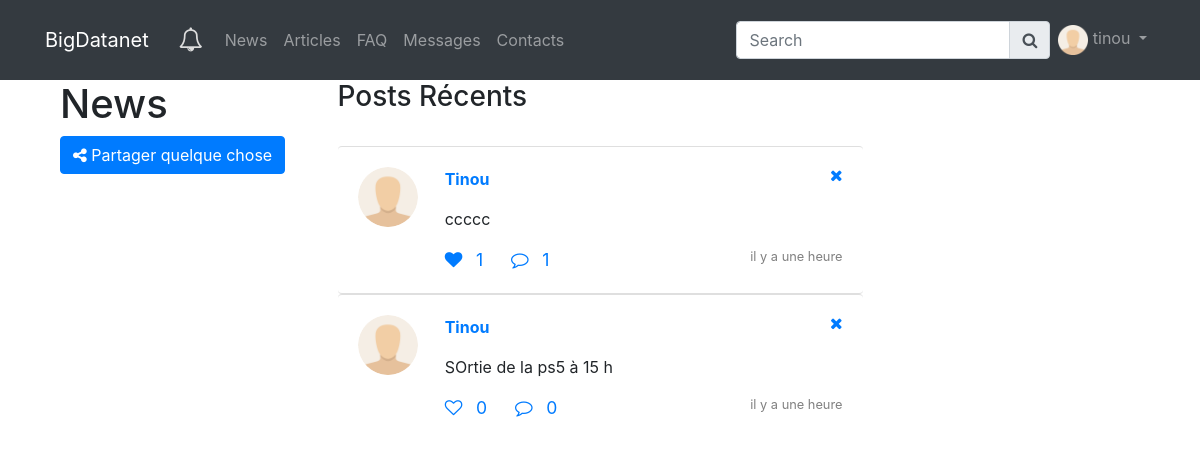
The app's page /news/ (signed in) with its own data.
### bootcamp/users/models.py (models this page shows, shortened)
class User(AbstractUser):
    name = models.CharField(_("User's name"), blank=True, max_length=255)
    picture = models.ImageField(
        _("Profile picture"), upload_to="profile_pics/", null=True, blank=True
    )
    location = models.CharField(_("Location"), max_length=50, null=True, blank=True)
    job_title = models.CharField(_("Job title"), max_length=50, null=True, blank=True)
    personal_url = models.URLField(
        _("Personal URL"), max_length=555, blank=True, null=True
    )
    facebook_account = models.URLField(
        _("Facebook profile"), max_length=255, blank=True, null=True
    )
    twitter_account = models.URLField(
        _("Twitter account"), max_length=255, blank=True, null=True
    )
    github_account = models.URLField(
        _("GitHub profile"), max_length=255, blank=True, null=True
    )
    linkedin_account = models.URLField(
        _("LinkedIn profile"), max_length=255, blank=True, null=True
    )
    short_bio = models.CharField(
        _("Describe yourself"), max_length=60, blank=True, null=True
    )
    bio = models.CharField(_("Short bio"), max_length=280, blank=True, null=True)
    def __str__(self):
        return self.username
    def get_profile_name(self):
        if self.name:
            return self.name
        return self.username

### bootcamp/news/models.py (models this page shows, shortened)
class News(models.Model):
    user = models.ForeignKey(
        settings.AUTH_USER_MODEL,
        null=True,
        related_name="publisher",
        on_delete=models.SET_NULL,
    )
    parent = models.ForeignKey(
        "self", blank=True, null=True, on_delete=models.CASCADE, related_name="thread"
    )
    timestamp = models.DateTimeField(auto_now_add=True)
    uuid_id = models.UUIDField(primary_key=True, default=uuid.uuid4, editable=False)
    content = models.TextField(max_length=280)
    liked = models.ManyToManyField(
        settings.AUTH_USER_MODEL, blank=True, related_name="liked_news"
    )
    reply = models.BooleanField(verbose_name=_("Is a reply?"), default=False)
    meta_url = models.CharField(max_length=2048, null=True)
    meta_type = models.CharField(max_length=255, null=True)
    meta_title = models.CharField(max_length=255, null=True)
    meta_description = models.TextField(max_length=255, null=True)
    meta_image = models.CharField(max_length=255, null=True)
    class Meta:
        verbose_name = _("News")
        verbose_name_plural = _("News")
        ordering = ("-timestamp",)
    def __str__(self):
        return str(self.content)
    def get_parent(self):
        if self.parent:
            return self.parent
        else:
            return self
    def get_thread(self):
        parent = self.get_parent()
        return parent.thread.all()
    def count_thread(self):
        return self.get_thread().count()
    def count_likers(self):
        return self.liked.count()
    def get_likers(self):
        return self.liked.all()

### bootcamp/news/views.py (the view)
class NewsListView(LoginRequiredMixin, ListView):
    model = News
    paginate_by = 15
    def get_queryset(self, **kwargs):
        return News.objects.filter(reply=False)

### bootcamp/news/templatetags/urlize_target_blank.py (called while the page is built)
@register.filter(is_safe=True, needs_autoescape=True)
@stringfilter
def urlize_target_blank(value, autoescape=None):
    return value.replace("<a", '<a target="_blank"')

### bootcamp/templates/news/news_list.html (shortened to what this page needs)
{% extends 'base.html' %}
{% load static i18n humanize %}
{% load thumbnail %}
{% block head %}
  <link href="{% static 'css/news.css' %}?v=1" rel="stylesheet">
{% endblock head %}
{% block content %}
    <div class="container">
      <div class="row">
        <div class="col-md-3">
          <h1>{% trans 'News' %}</h1>
          <button type="button" class="btn btn-primary" data-toggle="modal" data-target="#newsFormModal">
            <i class="fa fa-share-alt" aria-hidden="true"></i> {% trans 'Partager quelque chose' %}
          </button>
        </div>
        <div class="col-md-6">
          <div>
            <h3>{% trans 'Posts Récents' %}</h3>
          </div>
          <div class="infinite-container">
            <ul class="stream">
              {% for news in news_list %}
                {% include 'news/news_single.html' with news=news %}
              {% endfor %}
            </ul>
          </div>
        </div>
      </div>
    </div>
{% endblock content %}

### bootcamp/templates/base.html (shortened to what this page needs)
{% load static i18n thumbnail %}<!DOCTYPE html>
<html lang="en">
  <head>
    {% block css %}
    <link rel="stylesheet" href="https://maxcdn.bootstrapcdn.com/bootstrap/4.0.0/css/bootstrap.min.css">
    <link rel="stylesheet" type="text/css" href="{% static 'fonts/font-awesome-4.7.0/css/font-awesome.min.css' %}">
    <link href="{% static 'css/bootcamp.css' %}?v=1" rel="stylesheet">
    {% endblock css %}
    {% block head %}{% endblock head %}
  </head>
  <body>
    {% block body %}
      <div class="m-b-1">
        {% if request.user.is_authenticated %}
          <nav class="navbar fixed-top navbar-expand-md navbar-dark bg-dark">
            <div class="container">
              <a class="navbar-brand" href="#">BigDatanet</a>
              <div class="collapse navbar-collapse" id="navbarSupportedContent">
                <ul class="navbar-nav">
                  <li class="nav-item">
                    <a class="btn btn-md" href="#" id="notifications" data-toggle="popover" data-title="{% trans 'Notifications' %}">
                        <i class="fa fa-bell-o" aria-hidden="true"></i>
                    </a>
                  </li>
                </ul>
                <ul class="navbar-nav mr-auto">
                  <li class="nav-item"><a class="nav-link" href="{% url 'news:list' %}">{% trans 'News' %} <span class="sr-only">(current)</span></a></li>
                  <li class="nav-item"><a class="nav-link" href="{% url 'articles:list' %}">Articles</a></li>
                  <li class="nav-item"><a class="nav-link" href="{% url 'qa:index_noans' %}">{% trans 'FAQ' %}</a></li>
                  <li class="nav-item"><a class="nav-link" href="{% url 'messager:messages_list' %}">{% trans 'Messages' %}</a></li>
                  <li class="nav-item"><a class="nav-link" href="{% url 'users:list' %}">{% trans 'Contacts' %}</a></li>
                </ul>
                <ul class="nav navbar-nav navbar-right">
                  {% if not hide_search %}
                    <form class="form-inline navbar-left" role="search" action="{% url 'search:results' %}">
                      <div class="input-group">
                        <input name="query" type="search" id="searchInput" class="form-control" placeholder="{% trans 'Search' %}" aria-label="Search">
                        <div class="input-group-append">
                          <span class="input-group-text"><i class="fa fa-search" aria-hidden="true"></i></span>
                        </div>
                      </div>
                    </form>
                  {% endif %}
                  <li class="nav-item dropdown">
                    <a class="nav-link dropdown-toggle" href="#" id="navbarDropdown" role="button" data-toggle="dropdown" aria-haspopup="true" aria-expanded="false">
                      {% thumbnail request.user.picture "x30" as im %}
                        <img src="{{ im.url }}" style="border-radius: 50%;" alt="{% trans 'User Image' %}" class="user-image">
                      {% empty %}
                        <img src="{% static 'img/user.png' %}" height="30px" alt="{% trans 'No Profile Picture' %}" />
                      {% endthumbnail %}
                      {{ request.user.username }}
                    </a>
                  </li>
                </ul>
              </div>
            </div>
          </nav>
        {% endif %}
      </div>
      <div id="header" class="container">
        {% block content %}{% endblock content %}
      </div>
    {% endblock body %}
  </body>
</html>

### bootcamp/templates/news/news_single.html (shortened to what this page needs)
{% load i18n %}
{% load humanize static %}
{% load thumbnail %}
{% load urlize_target_blank %}
<li class="infinite-item card" news-id="{{ news.uuid_id }}">
  <div class="card-body">
    <div class="profile-picture">
      {% thumbnail news.user.picture "x60" as im %}
        <img src="{{ im.url }}" class="pull-left" style="border-radius: 50%;" alt="{% trans 'User Image' %}" class="user-image">
      {% empty %}
        <img src="{% static 'img/user.png' %}" class="pull-left" height="60px" alt="{% trans 'No Profile Picture' %}" />
      {% endthumbnail %}
    </div>
    <div class="post">
      {% if news.user == request.user %}
        <a href="{% url 'news:delete_news' news.pk %}">
          <i class="fa fa-times pull-right" aria-hidden="true" title="{% trans 'Click to remove this news' %}"></i>
        </a>
      {% endif %}
      <p>
        <strong>
          <a href="{% url 'users:detail' news.user.username  %}">{{ news.user.get_profile_name|title }}</a>
        </strong>
      </p>
      <p>{{ news|urlize|urlize_target_blank }}</p>
      <div class="interaction" id="interaction">
        <a href="#" class="like" title="{% for i in news.get_likers %}{{ i }}&#10;{% endfor %}">
          {% if request.user in news.get_likers %}
            <i class="heart fa fa-heart" aria-hidden="true"></i>
          {% else %}
            <i class="heart fa fa-heart-o" aria-hidden="true"></i>
          {% endif %}
          <span class="like-count">{{ news.count_likers }}</span>
        </a>
        <a href="#" class="comment"><i class="fa fa-comment-o" aria-hidden="true"></i>
          <span class="comment-count">{{ news.count_thread }}</span>
        </a>
        <span class="timestamp">{{ news.timestamp|naturaltime }}</span>
      </div>
    </div>
  </div>
</li>

### bootcamp/static/css/bootcamp.css (style rules this page uses)
body { padding-top: 80px; }
#notifications { font-size: 1.5em; padding: 13px; color: #dddddd; }

### bootcamp/static/css/news.css (style rules this page uses)
.infinite-container li { list-style: none; border-style: solid none solid none; }
.stream { margin: 2em 0 0 0; padding: 0; }
.stream li:last-child { border-bottom: none; }
.post { margin-left: 10px; padding: 0 0 0 1.2em; overflow-x: auto; }
.timestamp { font-size: 0.8em; color: grey; float: right; }
.profile-picture { margin-right: 0.5em; float: left; }
.profile-picture img { width: 60px; border-radius: 50%; }
.interaction a { margin-right: 1.3em; font-size: 1.1em; text-decoration: none; }
.interaction a span { margin-left: 0.5em; }

### records on screen
User: user.username "tinou"
News: user.get_profile_name "Tinou", content "ccccc", count_likers "1", count_thread "1", timestamp "il y a une heure"
News: user.get_profile_name "Tinou", content "SOrtie de la ps5 à 15 h", count_likers "0", count_thread "0", timestamp "il y a une heure"
